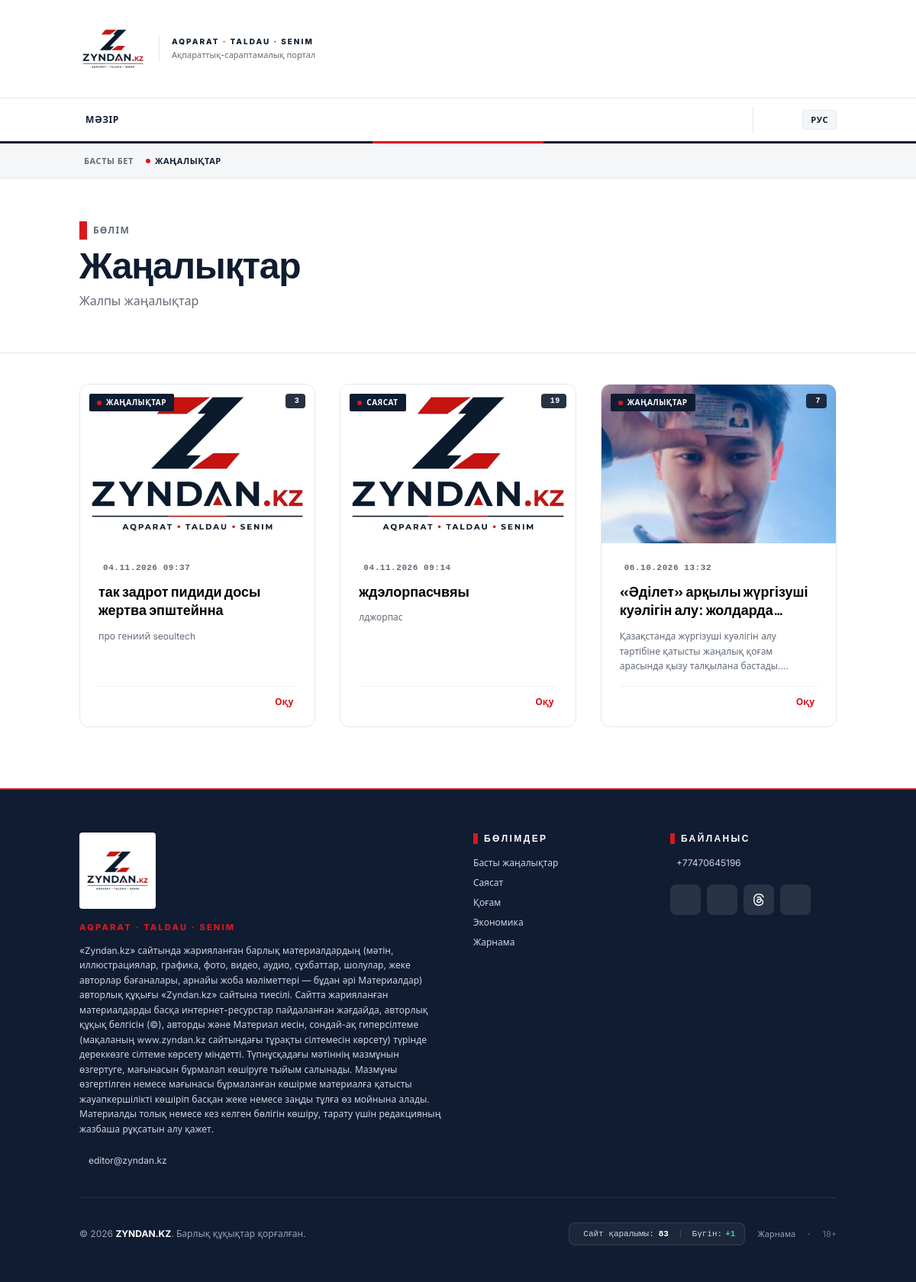
Page /zhanalyqtar on the earlier database version.
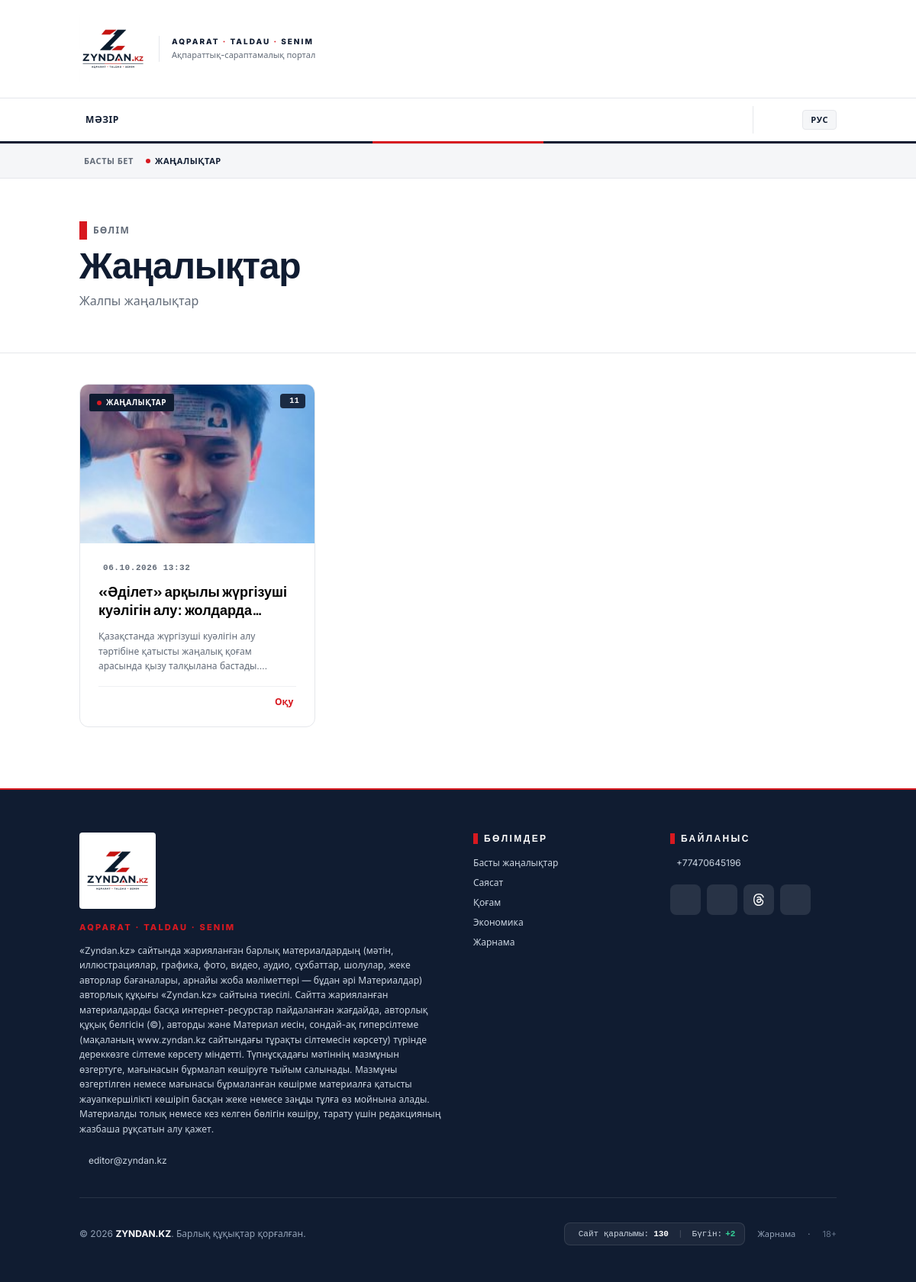
Same page on the later database version.
### tables this page shows
CREATE TABLE `posts` (
  `id` int NOT NULL AUTO_INCREMENT,
  `category_id` int DEFAULT NULL,
  `user_id` int DEFAULT NULL,
  `title_kz` varchar(255) NOT NULL,
  `slug_kz` varchar(255) NOT NULL,
  `content_kz` text NOT NULL,
  `excerpt_kz` text,
  `title_ru` varchar(255) DEFAULT NULL,
  `slug_ru` varchar(255) DEFAULT NULL,
  `content_ru` text,
  `excerpt_ru` text,
  `image` varchar(255) DEFAULT NULL,
  `views` int DEFAULT '0',
  `status` enum('draft','published') DEFAULT 'draft',
  `is_featured` tinyint(1) DEFAULT '0',
  `is_announcement` tinyint(1) DEFAULT '0',
  `published_at` timestamp NULL DEFAULT NULL,
  `created_at` timestamp NULL DEFAULT CURRENT_TIMESTAMP,
  `updated_at` timestamp NULL DEFAULT CURRENT_TIMESTAMP ON UPDATE CURRENT_TIMESTAMP,
  PRIMARY KEY (`id`),
  UNIQUE KEY `slug_kz` (`slug_kz`),
  KEY `category_id` (`category_id`),
  KEY `user_id` (`user_id`),
  KEY `idx_slug_kz` (`slug_kz`),
  KEY `idx_slug_ru` (`slug_ru`),
  KEY `idx_status` (`status`),
  KEY `idx_published_at` (`published_at`),
  KEY `idx_views` (`views`),
  KEY `idx_featured` (`is_featured`),
  KEY `idx_announcement` (`is_announcement`),
  FULLTEXT KEY `idx_search_kz` (`title_kz`,`content_kz`),
  FULLTEXT KEY `idx_search_ru` (`title_ru`,`content_ru`),
  CONSTRAINT `posts_ibfk_1` FOREIGN KEY (`category_id`) REFERENCES `categories` (`id`) ON DELETE SET NULL,
  CONSTRAINT `posts_ibfk_2` FOREIGN KEY (`user_id`) REFERENCES `users` (`id`) ON DELETE SET NULL
);

CREATE TABLE `categories` (
  `id` int NOT NULL AUTO_INCREMENT,
  `name_kz` varchar(100) NOT NULL,
  `name_ru` varchar(100) NOT NULL,
  `slug_kz` varchar(100) NOT NULL,
  `slug_ru` varchar(100) NOT NULL,
  `description_kz` text,
  `description_ru` text,
  `sort_order` int DEFAULT '0',
  `created_at` timestamp NULL DEFAULT CURRENT_TIMESTAMP,
  PRIMARY KEY (`id`),
  UNIQUE KEY `slug_kz` (`slug_kz`),
  UNIQUE KEY `slug_ru` (`slug_ru`),
  KEY `idx_slug_kz` (`slug_kz`),
  KEY `idx_slug_ru` (`slug_ru`)
);

### app/views/category/index.php (the view, shortened to what the changed rows need)
<?php
require_once __DIR__ . '/../partials/_header.php';
?>
<?php require_once __DIR__ . '/../partials/_navigation.php'; ?>
<div class="bg-zyndan-gray border-b border-zyndan-border">
    <div class="container mx-auto px-4 py-3.5">
        <div class="flex items-center text-[11px] font-bold text-zyndan-muted uppercase tracking-wider">
            <a href="/<?= $lang === 'ru' ? 'ru/' : '' ?>" class="hover:text-zyndan-red transition-colors flex items-center gap-1.5">
                <i class="las la-home text-sm"></i> <?= $lang === 'kz' ? 'Басты бет' : 'Главная' ?>
            </a>
            <span class="text-zyndan-navy dark:text-white font-bold flex items-center gap-1.5">
                <span class="w-1.5 h-1.5 bg-zyndan-red rounded-full"></span>
                <?= htmlspecialchars($category['name'] ?? '') ?>
            </span>
        </div>
    </div>
</div>
<div class="bg-white dark:bg-zyndan-navy border-b border-zyndan-border py-6 sm:py-10 md:py-14">
    <div class="container mx-auto px-3 sm:px-4">
        <div class="flex items-center gap-2 mb-2">
            <span class="w-2.5 h-6 bg-zyndan-red inline-block"></span>
            <span class="text-xs font-bold uppercase tracking-widest text-zyndan-muted"><?= $lang === 'ru' ? 'Рубрика' : 'Бөлім' ?></span>
        </div>
        <h1 class="text-2xl sm:text-3xl md:text-5xl font-black mb-2 sm:mb-3 tracking-tight text-zyndan-navy dark:text-white">
            <?= htmlspecialchars($category['name'] ?? '') ?>
        </h1>
        <?php if (!empty($category['description'])): ?>
            <p class="text-sm sm:text-base text-zyndan-muted font-normal max-w-2xl leading-relaxed">
                <?= htmlspecialchars($category['description']) ?>
            </p>
        <?php endif; ?>
    </div>
</div>
<main class="container mx-auto px-3 sm:px-4 py-6 sm:py-10">
    <?php if (isset($posts) && !empty($posts)): ?>
        <div class="grid grid-cols-1 md:grid-cols-2 lg:grid-cols-3 gap-4 sm:gap-6 md:gap-8 mb-8 sm:mb-10">
            <?php foreach ($posts as $post): ?>
                <?php
                $postTitle = $lang === 'kz' ? $post['title_kz'] : $post['title_ru'];
                $postExcerpt = $lang === 'kz' ? $post['excerpt_kz'] : $post['excerpt_ru'];
                $postSlug = $lang === 'kz' ? $post['slug_kz'] : $post['slug_ru'];
                $postCategory = !empty($post['category_slug']) ? $post['category_slug'] : ($category['slug'] ?? 'zhanalyqtar');
                $postCategoryName = !empty($post['category_name']) ? $post['category_name'] : ($category['name'] ?? ($lang === 'kz' ? 'Жаңалықтар' : 'Новости'));
                $postImage = !empty($post['image'])
                    ? '/uploads/medium/' . $post['image']
                    : '/assets/zyndan-logo.jpg?v=2';
                $postDate = date('d.m.Y H:i', strtotime($post['published_at'] ?? 'now'));
                ?>
                <a href="/<?= $lang === 'ru' ? 'ru/' : '' ?><?= $postCategory ?>/<?= $postSlug ?>"
                    class="bg-white dark:bg-zyndan-navy border border-zyndan-border zyndan-card group cursor-pointer rounded-xl overflow-hidden flex flex-col">
                    <div class="relative h-52 overflow-hidden bg-zyndan-gray">
                        <img src="<?= $postImage ?>"
                            onerror="this.onerror=null;this.src='/assets/zyndan-logo.jpg?v=2';"
                            class="w-full h-full object-cover group-hover:scale-105 transition-transform duration-500"
                            alt="<?= htmlspecialchars($postTitle) ?>">
                        <div class="absolute top-3 left-3 bg-zyndan-navy text-white text-[10px] font-bold uppercase tracking-wider px-2.5 py-1 rounded-sm shadow-sm flex items-center gap-1.5">
                            <span class="w-1.5 h-1.5 rounded-full bg-zyndan-red"></span>
                            <?= htmlspecialchars($postCategoryName) ?>
                        </div>
                        <span class="absolute top-3 right-3 bg-zyndan-navy/90 text-white text-[10px] font-bold px-2 py-0.5 rounded shadow-sm tracking-wider uppercase flex items-center gap-1 font-mono">
                            <?= number_format($post['views'] ?? 0) ?>
                        </span>
                    </div>
                    <div class="p-6 flex flex-col flex-1 justify-between">
                        <div>
                            <div class="text-[11px] font-semibold text-zyndan-muted mb-2.5 flex items-center gap-1.5 uppercase tracking-wider font-mono">
                                <?= $postDate ?>
                            </div>
                            <h3 class="text-lg font-bold leading-snug text-black dark:text-white group-hover:text-zyndan-red transition-colors mb-3 line-clamp-2">
                                <?= htmlspecialchars($postTitle) ?>
                            </h3>
                            <p class="text-xs text-zyndan-muted line-clamp-3 leading-relaxed mb-4">
                                <?= htmlspecialchars($postExcerpt ?? '') ?>
                            </p>
                        </div>
                        <div class="pt-3 border-t border-zyndan-border/60 flex items-center justify-end text-xs text-zyndan-red font-semibold group-hover:translate-x-1 transition-transform">
                            <?= $lang === 'ru' ? 'Читать' : 'Оқу' ?> <i class="las la-angle-right ml-1"></i>
                        </div>
                    </div>
                </a>
            <?php endforeach; ?>
        </div>
    <?php endif; ?>
</main>
<?php require_once __DIR__ . '/../partials/_footer.php'; ?>

### app/views/partials/_footer.php (shortened to what the changed rows need)
<?php
$siteConfig = $siteConfig ?? require __DIR__ . '/../../../config/app.php';
if (!isset($siteViewsStats)) {
    require_once __DIR__ . '/../../models/PostModel.php';
    $_footerPostModel = new PostModel();
    $siteViewsStats = $_footerPostModel->recordSiteVisit(true);
}
?>
<footer class="bg-zyndan-navy text-white mt-auto relative border-t-2 border-zyndan-red">
    <div class="container mx-auto px-3 sm:px-4 pt-9 sm:pt-14 pb-8 sm:pb-12">
        <div class="grid grid-cols-1 md:grid-cols-4 gap-7 sm:gap-10 items-start pb-8 sm:pb-10 border-b border-white/10">
            <div class="md:col-span-2">
                <div class="flex items-center gap-4 mb-4">
                    <div class="zyndan-logo-wrapper bg-white rounded p-1.5">
                        <img src="/assets/zyndan-logo.jpg?v=2" alt="ZYNDAN.KZ">
                    </div>
                </div>
                <div class="text-[11px] font-extrabold uppercase tracking-[0.2em] text-zyndan-red mb-3">
                    Aqparat · Taldau · Senim
                </div>
                <p class="text-slate-300 text-xs max-w-xl leading-relaxed mb-6 font-normal">
                    «Zyndan.kz» сайтында жарияланған барлық материалдардың (мәтін, иллюстрациялар, графика, фото, видео, аудио, сұхбаттар, шолулар, жеке авторлар бағаналары, арнайы жоба мәліметтері — бұдан әрі Материалдар) авторлық құқығы «Zyndan.kz» сайтына тиесілі. Сайтта жарияланған материалдарды басқа интернет-ресурстар пайдаланған жағдайда, авторлық құқық белгісін (©), авторды және Материал иесін, сондай-ақ гиперсілтеме (мақаланың www.zyndan.kz сайтындағы тұрақты сілтемесін көрсету) түрінде дереккөзге сілтеме көрсету міндетті. Түпнұсқадағы мәтіннің мазмұнын өзгертуге, мағынасын бұрмалап көшіруге тыйым салынады. Мазмұны өзгертілген немесе мағынасы бұрмаланған көшірме материалға қатысты жауапкершілікті көшіріп басқан жеке немесе заңды тұлға өз мойнына алады. Материалды толық немесе кез келген бөлігін көшіру, тарату үшін редакцияның жазбаша рұқсатын алу қажет.
                </p>
                <div class="flex items-center gap-3 text-slate-300 text-xs">
                    <span><?= $siteConfig['contact_email'] ?? 'editor@zyndan.kz' ?></span>
                </div>
            </div>
            <div>
                <h4 class="text-xs font-bold uppercase tracking-[0.2em] text-white mb-4 flex items-center gap-2">
                    <span class="w-1.5 h-3.5 bg-zyndan-red"></span>
                    <?= $lang === 'ru' ? 'Разделы' : 'Бөлімдер' ?>
                </h4>
                <ul class="space-y-2.5 text-xs text-slate-300">
                    <li><a href="<?= $lang === 'ru' ? '/ru/' : '/' ?>" class="hover:text-zyndan-red transition-colors"><?= $lang === 'ru' ? 'Главные новости' : 'Басты жаңалықтар' ?></a></li>
                    <li><a href="/<?= ($lang === 'ru' ? 'ru/' : '') ?>sayasat" class="hover:text-zyndan-red transition-colors"><?= $lang === 'ru' ? 'Политика' : 'Саясат' ?></a></li>
                    <li><a href="/<?= ($lang === 'ru' ? 'ru/' : '') ?>qogam" class="hover:text-zyndan-red transition-colors"><?= $lang === 'ru' ? 'Общество' : 'Қоғам' ?></a></li>
                    <li><a href="/<?= ($lang === 'ru' ? 'ru/' : '') ?>ekonomika" class="hover:text-zyndan-red transition-colors"><?= $lang === 'ru' ? 'Экономика' : 'Экономика' ?></a></li>
                    <li><a href="/<?= ($lang === 'ru' ? 'ru/' : '') ?>ads" class="hover:text-zyndan-red transition-colors"><?= $lang === 'ru' ? 'Реклама на сайте' : 'Жарнама' ?></a></li>
                </ul>
            </div>
            <div>
                <h4 class="text-xs font-bold uppercase tracking-[0.2em] text-white mb-4 flex items-center gap-2">
                    <span class="w-1.5 h-3.5 bg-zyndan-red"></span>
                    <?= $lang === 'ru' ? 'Связь с редакцией' : 'Байланыс' ?>
                </h4>
                <div class="text-xs text-slate-300 space-y-2 mb-5">
                    <div class="flex items-center gap-2">
                        <span><?= $siteConfig['phone'] ?? '+77470645196' ?></span>
                    </div>
                </div>
                <div class="flex gap-2 text-xl">
                    <a href="<?= $siteConfig['social_instagram'] ?? 'https://www.instagram.com/zyndan.kz?utm_source=qr&dlrf=b3l2c3V0aHc3cnZ3' ?>" target="_blank" rel="noopener noreferrer" class="w-10 h-10 rounded-lg bg-white/10 hover:bg-zyndan-red transition-colors flex items-center justify-center text-white" title="Instagram">
                    </a>
                    <a href="<?= $siteConfig['social_facebook'] ?? 'https://www.facebook.com/people/Zyndan-KZ/pfbid02sXeGgRiiUymaiPHdx6LAw28LTstctiAbjSmXbrn9g95uC89JVM3Pptbf8eG6aYNRl/?rdid=dJfw75vxvx0rvdfP&share_url=https%3A%2F%2Fwww.facebook.com%2Fshare%2F19nmaGHaF2%2F%3Fref%3D1' ?>" target="_blank" rel="noopener noreferrer" class="w-10 h-10 rounded-lg bg-white/10 hover:bg-zyndan-red transition-colors flex items-center justify-center text-white" title="Facebook">
                    </a>
                    <a href="<?= $siteConfig['social_threads'] ?? 'https://www.threads.com/@zyndan.kz' ?>" target="_blank" rel="noopener noreferrer" class="w-10 h-10 rounded-lg bg-white/10 hover:bg-zyndan-red transition-colors flex items-center justify-center text-white" title="Threads">
                    </a>
                    <a href="<?= $siteConfig['social_whatsapp'] ?? 'https://wa.me/77470645196' ?>" target="_blank" rel="noopener noreferrer" class="w-10 h-10 rounded-lg bg-white/10 hover:bg-emerald-600 transition-colors flex items-center justify-center text-white" title="WhatsApp">
                    </a>
                </div>
            </div>
        </div>
        <div class="pt-8 flex flex-col md:flex-row justify-between items-center gap-4 text-xs text-slate-400">
            <div>
                © <?= date('Y') ?> <strong class="text-white">ZYNDAN.KZ</strong>. <?= $lang === 'ru' ? 'Все права защищены.' : 'Барлық құқықтар қорғалған.' ?>
            </div>
            <div class="flex flex-wrap items-center justify-center gap-4 text-[11px]">
                <div class="flex items-center gap-3 bg-white/5 border border-white/10 px-3 py-1.5 rounded-lg text-slate-300 font-mono" title="<?= $lang === 'ru' ? 'Статистика посещений сайта' : 'Сайт қаралымының статистикасы' ?>">
                    <span class="flex items-center gap-1.5">
                        <?= $lang === 'ru' ? 'Просмотры сайта:' : 'Сайт қаралымы:' ?>
                        <strong class="text-white"><?= number_format($siteViewsStats['total'] ?? 0) ?></strong>
                    </span>
                    <span class="text-white/20">|</span>
                    <span class="flex items-center gap-1">
                        <?= $lang === 'ru' ? 'Сегодня:' : 'Бүгін:' ?>
                        <strong class="text-emerald-400">+<?= number_format($siteViewsStats['today'] ?? 0) ?></strong>
                    </span>
                </div>
                <a href="/<?= ($lang === 'ru' ? 'ru/' : '') ?>ads" class="hover:text-white transition-colors"><?= $lang === 'ru' ? 'Реклама' : 'Жарнама' ?></a>
                <span>·</span>
                <span class="text-slate-500">18+</span>
            </div>
        </div>
    </div>
</footer>
</body>
</html>

Differences in the rows shown:
removed posts: category.name_kz "ЖАҢАЛЫҚТАР", views "3", published_at "04.11.2026 09:37", title_kz "так задрот пидиди досы жертва эпштейнна", excerpt_kz "про гениий seoultech"
removed posts: category.name_kz "САЯСАТ", views "19", published_at "04.11.2026 09:14", title_kz "ждэлорпасчвяы", excerpt_kz "лджорпас"
changed posts "«Әділет» арқылы жүргізуші куәлігін алу:…": views "7" → "11"
Other differences:
$siteViewsStats['total']: "83" → "130"
$siteViewsStats['today']: "1" → "2"
